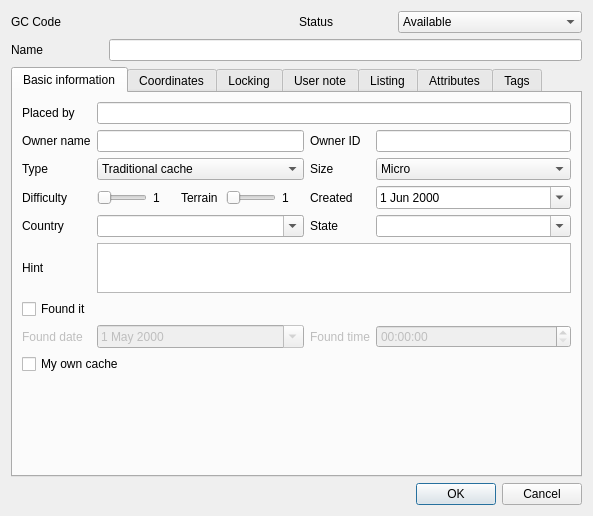
<?xml version="1.0" encoding="UTF-8"?>
<ui version="4.0">
 <class>CacheEditDialog</class>
 <widget class="QDialog" name="CacheEditDialog">
  <property name="windowModality">
   <enum>Qt::WindowModal</enum>
  </property>
  <property name="geometry">
   <rect>
    <x>0</x>
    <y>0</y>
    <width>593</width>
    <height>516</height>
   </rect>
  </property>
  <property name="windowTitle">
   <string>Dialog</string>
  </property>
  <property name="modal">
   <bool>true</bool>
  </property>
  <layout class="QVBoxLayout" name="verticalLayout">
   <item>
    <widget class="QWidget" name="widget" native="true">
     <layout class="QGridLayout" name="gridLayout_2" columnstretch="1,2,1,2">
      <property name="margin">
       <number>0</number>
      </property>
      <item row="0" column="0">
       <widget class="QLabel" name="label">
        <property name="text">
         <string>GC Code</string>
        </property>
       </widget>
      </item>
      <item row="0" column="1">
       <widget class="QLabel" name="labelGCID">
        <property name="text">
         <string/>
        </property>
       </widget>
      </item>
      <item row="0" column="2">
       <widget class="QLabel" name="label_2">
        <property name="text">
         <string>Status</string>
        </property>
       </widget>
      </item>
      <item row="0" column="3">
       <widget class="QComboBox" name="comboStatus">
        <item>
         <property name="text">
          <string>Available</string>
         </property>
        </item>
        <item>
         <property name="text">
          <string>Disabled</string>
         </property>
        </item>
        <item>
         <property name="text">
          <string>Archived</string>
         </property>
        </item>
       </widget>
      </item>
      <item row="1" column="0">
       <widget class="QLabel" name="label_15">
        <property name="text">
         <string>Name</string>
        </property>
       </widget>
      </item>
      <item row="1" column="1" colspan="3">
       <widget class="QLineEdit" name="cacheName"/>
      </item>
     </layout>
    </widget>
   </item>
   <item>
    <widget class="QTabWidget" name="tabWidget">
     <property name="currentIndex">
      <number>0</number>
     </property>
     <property name="elideMode">
      <enum>Qt::ElideNone</enum>
     </property>
     <widget class="QWidget" name="tab">
      <attribute name="title">
       <string>Basic information</string>
      </attribute>
      <layout class="QGridLayout" name="gridLayout" columnstretch="1,2,1,2,1,5">
       <item row="0" column="0">
        <widget class="QLabel" name="label_3">
         <property name="text">
          <string>Placed by</string>
         </property>
        </widget>
       </item>
       <item row="0" column="1" colspan="5">
        <widget class="QLineEdit" name="placedBy"/>
       </item>
       <item row="2" column="0">
        <widget class="QLabel" name="label_4">
         <property name="text">
          <string>Type</string>
         </property>
        </widget>
       </item>
       <item row="2" column="1" colspan="3">
        <widget class="QComboBox" name="type">
         <item>
          <property name="text">
           <string>Traditional cache</string>
          </property>
         </item>
         <item>
          <property name="text">
           <string>Multi-cache</string>
          </property>
         </item>
         <item>
          <property name="text">
           <string>Mystery Cache</string>
          </property>
         </item>
         <item>
          <property name="text">
           <string>Letterbox Hybrid</string>
          </property>
         </item>
         <item>
          <property name="text">
           <string>Earthcache</string>
          </property>
         </item>
         <item>
          <property name="text">
           <string>Wherigo Cache</string>
          </property>
         </item>
         <item>
          <property name="text">
           <string>Virtual Cache</string>
          </property>
         </item>
         <item>
          <property name="text">
           <string>Event Cache</string>
          </property>
         </item>
         <item>
          <property name="text">
           <string>Mega-Event Cache</string>
          </property>
         </item>
         <item>
          <property name="text">
           <string>Cache In Trash Out Event</string>
          </property>
         </item>
         <item>
          <property name="text">
           <string>Webcam Cache</string>
          </property>
         </item>
        </widget>
       </item>
       <item row="2" column="4">
        <widget class="QLabel" name="label_7">
         <property name="text">
          <string>Size</string>
         </property>
        </widget>
       </item>
       <item row="2" column="5">
        <widget class="QComboBox" name="size">
         <item>
          <property name="text">
           <string>Micro</string>
          </property>
         </item>
         <item>
          <property name="text">
           <string>Small</string>
          </property>
         </item>
         <item>
          <property name="text">
           <string>Regular</string>
          </property>
         </item>
         <item>
          <property name="text">
           <string>Large</string>
          </property>
         </item>
         <item>
          <property name="text">
           <string>Other</string>
          </property>
         </item>
         <item>
          <property name="text">
           <string>Not chosen</string>
          </property>
         </item>
         <item>
          <property name="text">
           <string>Virtual</string>
          </property>
         </item>
        </widget>
       </item>
       <item row="3" column="0">
        <widget class="QLabel" name="label_5">
         <property name="text">
          <string>Difficulty</string>
         </property>
        </widget>
       </item>
       <item row="3" column="1">
        <widget class="QWidget" name="widget_2" native="true">
         <layout class="QHBoxLayout" name="horizontalLayout">
          <property name="margin">
           <number>0</number>
          </property>
          <item>
           <widget class="QSlider" name="sliderDifficulty">
            <property name="minimum">
             <number>1</number>
            </property>
            <property name="maximum">
             <number>9</number>
            </property>
            <property name="pageStep">
             <number>2</number>
            </property>
            <property name="orientation">
             <enum>Qt::Horizontal</enum>
            </property>
           </widget>
          </item>
          <item>
           <widget class="QLabel" name="labelDifficulty">
            <property name="minimumSize">
             <size>
              <width>22</width>
              <height>0</height>
             </size>
            </property>
            <property name="text">
             <string>1</string>
            </property>
           </widget>
          </item>
         </layout>
        </widget>
       </item>
       <item row="3" column="2">
        <widget class="QLabel" name="label_6">
         <property name="text">
          <string>Terrain</string>
         </property>
        </widget>
       </item>
       <item row="3" column="3">
        <widget class="QWidget" name="widget_3" native="true">
         <layout class="QHBoxLayout" name="horizontalLayout_2">
          <property name="margin">
           <number>0</number>
          </property>
          <item>
           <widget class="QSlider" name="sliderTerrain">
            <property name="minimum">
             <number>1</number>
            </property>
            <property name="maximum">
             <number>9</number>
            </property>
            <property name="pageStep">
             <number>2</number>
            </property>
            <property name="orientation">
             <enum>Qt::Horizontal</enum>
            </property>
           </widget>
          </item>
          <item>
           <widget class="QLabel" name="labelTerrain">
            <property name="minimumSize">
             <size>
              <width>22</width>
              <height>0</height>
             </size>
            </property>
            <property name="text">
             <string>1</string>
            </property>
           </widget>
          </item>
         </layout>
        </widget>
       </item>
       <item row="3" column="4">
        <widget class="QLabel" name="label_8">
         <property name="text">
          <string>Created</string>
         </property>
        </widget>
       </item>
       <item row="3" column="5">
        <widget class="QDateEdit" name="dateCreated">
         <property name="minimumDate">
          <date>
           <year>2000</year>
           <month>6</month>
           <day>1</day>
          </date>
         </property>
         <property name="calendarPopup">
          <bool>true</bool>
         </property>
        </widget>
       </item>
       <item row="4" column="0">
        <widget class="QLabel" name="label_9">
         <property name="text">
          <string>Country</string>
         </property>
        </widget>
       </item>
       <item row="4" column="1" colspan="3">
        <widget class="QComboBox" name="comboCountry">
         <property name="editable">
          <bool>true</bool>
         </property>
        </widget>
       </item>
       <item row="4" column="4">
        <widget class="QLabel" name="label_10">
         <property name="text">
          <string>State</string>
         </property>
        </widget>
       </item>
       <item row="4" column="5">
        <widget class="QComboBox" name="comboState">
         <property name="editable">
          <bool>true</bool>
         </property>
        </widget>
       </item>
       <item row="5" column="0">
        <widget class="QLabel" name="label_11">
         <property name="text">
          <string>Hint</string>
         </property>
        </widget>
       </item>
       <item row="5" column="1" colspan="5">
        <widget class="QPlainTextEdit" name="hint">
         <property name="maximumSize">
          <size>
           <width>16777215</width>
           <height>50</height>
          </size>
         </property>
        </widget>
       </item>
       <item row="9" column="0">
        <spacer name="verticalSpacer">
         <property name="orientation">
          <enum>Qt::Vertical</enum>
         </property>
         <property name="sizeHint" stdset="0">
          <size>
           <width>20</width>
           <height>40</height>
          </size>
         </property>
        </spacer>
       </item>
       <item row="1" column="0">
        <widget class="QLabel" name="label_13">
         <property name="text">
          <string>Owner name</string>
         </property>
        </widget>
       </item>
       <item row="1" column="1" colspan="3">
        <widget class="QLineEdit" name="ownerName"/>
       </item>
       <item row="1" column="4">
        <widget class="QLabel" name="label_14">
         <property name="text">
          <string>Owner ID</string>
         </property>
        </widget>
       </item>
       <item row="1" column="5">
        <widget class="NumberLineEdit" name="ownerId">
         <property name="inputMask">
          <string/>
         </property>
        </widget>
       </item>
       <item row="7" column="0">
        <widget class="QLabel" name="labelFoundDate">
         <property name="enabled">
          <bool>false</bool>
         </property>
         <property name="text">
          <string>Found date</string>
         </property>
        </widget>
       </item>
       <item row="7" column="1" colspan="3">
        <widget class="QDateEdit" name="foundDate">
         <property name="enabled">
          <bool>false</bool>
         </property>
         <property name="minimumDate">
          <date>
           <year>2000</year>
           <month>5</month>
           <day>1</day>
          </date>
         </property>
         <property name="calendarPopup">
          <bool>true</bool>
         </property>
        </widget>
       </item>
       <item row="7" column="4">
        <widget class="QLabel" name="labelFoundTime">
         <property name="enabled">
          <bool>false</bool>
         </property>
         <property name="text">
          <string>Found time</string>
         </property>
        </widget>
       </item>
       <item row="7" column="5">
        <widget class="QTimeEdit" name="foundTime">
         <property name="enabled">
          <bool>false</bool>
         </property>
         <property name="timeSpec">
          <enum>Qt::LocalTime</enum>
         </property>
        </widget>
       </item>
       <item row="6" column="0" colspan="6">
        <widget class="QCheckBox" name="cbFound">
         <property name="text">
          <string>Found it</string>
         </property>
        </widget>
       </item>
       <item row="8" column="0" colspan="6">
        <widget class="QCheckBox" name="cbMyOwn">
         <property name="text">
          <string>My own cache</string>
         </property>
        </widget>
       </item>
      </layout>
     </widget>
     <widget class="QWidget" name="tab_2">
      <attribute name="title">
       <string>Coordinates</string>
      </attribute>
      <layout class="QVBoxLayout" name="verticalLayout_2">
       <item>
        <widget class="QGroupBox" name="groupBox">
         <property name="title">
          <string>Initial coordinates</string>
         </property>
         <layout class="QGridLayout" name="gridLayout_3">
          <property name="margin">
           <number>0</number>
          </property>
          <item row="0" column="0">
           <widget class="CoordinatesWidget" name="initialCoords" native="true"/>
          </item>
         </layout>
        </widget>
       </item>
       <item>
        <widget class="QGroupBox" name="correctedCoordsGroup">
         <property name="title">
          <string>Corrected coordinates</string>
         </property>
         <property name="checkable">
          <bool>true</bool>
         </property>
         <property name="checked">
          <bool>false</bool>
         </property>
         <layout class="QVBoxLayout" name="verticalLayout_3">
          <property name="margin">
           <number>0</number>
          </property>
          <item>
           <widget class="QWidget" name="widget_6" native="true">
            <layout class="QFormLayout" name="formLayout">
             <property name="fieldGrowthPolicy">
              <enum>QFormLayout::AllNonFixedFieldsGrow</enum>
             </property>
             <property name="margin">
              <number>0</number>
             </property>
             <item row="0" column="0">
              <widget class="QLabel" name="label_12">
               <property name="text">
                <string>Synchronize with waypoint</string>
               </property>
              </widget>
             </item>
             <item row="0" column="1">
              <widget class="QComboBox" name="comboWaypoints"/>
             </item>
            </layout>
           </widget>
          </item>
          <item>
           <widget class="CoordinatesWidget" name="correctedCoords" native="true"/>
          </item>
         </layout>
        </widget>
       </item>
       <item>
        <spacer name="verticalSpacer_2">
         <property name="orientation">
          <enum>Qt::Vertical</enum>
         </property>
         <property name="sizeHint" stdset="0">
          <size>
           <width>20</width>
           <height>40</height>
          </size>
         </property>
        </spacer>
       </item>
      </layout>
     </widget>
     <widget class="QWidget" name="tab_3">
      <attribute name="title">
       <string>Locking</string>
      </attribute>
      <layout class="QVBoxLayout" name="verticalLayout_4">
       <item>
        <widget class="QCheckBox" name="lockAll">
         <property name="toolTip">
          <string>Lock all cache information. This is the same as checking all checkboxes below.</string>
         </property>
         <property name="text">
          <string>Lock all</string>
         </property>
        </widget>
       </item>
       <item>
        <widget class="QCheckBox" name="lockStats">
         <property name="toolTip">
          <string>Lock only information related to statistics - difficulty, terrain, cache type and size.</string>
         </property>
         <property name="text">
          <string>Lock statistics related information</string>
         </property>
        </widget>
       </item>
       <item>
        <widget class="QCheckBox" name="lockBasic">
         <property name="toolTip">
          <string>Lock items such as cache name, country, state...</string>
         </property>
         <property name="text">
          <string>Lock basic information</string>
         </property>
        </widget>
       </item>
       <item>
        <widget class="QCheckBox" name="lockCoords">
         <property name="toolTip">
          <string>Lock initial coordinates</string>
         </property>
         <property name="text">
          <string>Lock initial coordinates</string>
         </property>
        </widget>
       </item>
       <item>
        <widget class="QCheckBox" name="lockListing">
         <property name="toolTip">
          <string>Lock listing</string>
         </property>
         <property name="text">
          <string>Lock listing</string>
         </property>
        </widget>
       </item>
       <item>
        <spacer name="verticalSpacer_3">
         <property name="orientation">
          <enum>Qt::Vertical</enum>
         </property>
         <property name="sizeHint" stdset="0">
          <size>
           <width>20</width>
           <height>40</height>
          </size>
         </property>
        </spacer>
       </item>
      </layout>
     </widget>
     <widget class="QWidget" name="tab_4">
      <attribute name="title">
       <string>User note</string>
      </attribute>
      <layout class="QGridLayout" name="gridLayout_4">
       <item row="0" column="0">
        <widget class="QPlainTextEdit" name="userNote"/>
       </item>
      </layout>
     </widget>
     <widget class="QWidget" name="tab_5">
      <attribute name="title">
       <string>Listing</string>
      </attribute>
      <layout class="QGridLayout" name="gridLayout_5" rowstretch="5,10">
       <item row="0" column="0">
        <widget class="QGroupBox" name="groupBox_3">
         <property name="title">
          <string>Short description</string>
         </property>
         <layout class="QGridLayout" name="gridLayout_6">
          <property name="margin">
           <number>0</number>
          </property>
          <item row="1" column="0">
           <widget class="QPlainTextEdit" name="shortDesc"/>
          </item>
          <item row="0" column="0">
           <widget class="QCheckBox" name="shortDescFlag">
            <property name="text">
             <string>Contains HTML</string>
            </property>
           </widget>
          </item>
         </layout>
        </widget>
       </item>
       <item row="1" column="0">
        <widget class="QGroupBox" name="groupBox_4">
         <property name="title">
          <string>Long description</string>
         </property>
         <layout class="QGridLayout" name="gridLayout_7">
          <property name="margin">
           <number>0</number>
          </property>
          <item row="1" column="0">
           <widget class="QPlainTextEdit" name="longDesc"/>
          </item>
          <item row="0" column="0">
           <widget class="QCheckBox" name="longDescFlag">
            <property name="text">
             <string>Contains HTML</string>
            </property>
           </widget>
          </item>
         </layout>
        </widget>
       </item>
      </layout>
     </widget>
     <widget class="QWidget" name="tab_6">
      <attribute name="title">
       <string>Attributes</string>
      </attribute>
      <layout class="QGridLayout" name="gridLayout_8">
       <property name="margin">
        <number>0</number>
       </property>
       <property name="spacing">
        <number>0</number>
       </property>
       <item row="0" column="0">
        <widget class="QScrollArea" name="scrollArea">
         <property name="frameShape">
          <enum>QFrame::NoFrame</enum>
         </property>
         <property name="lineWidth">
          <number>0</number>
         </property>
         <property name="horizontalScrollBarPolicy">
          <enum>Qt::ScrollBarAlwaysOff</enum>
         </property>
         <property name="widgetResizable">
          <bool>false</bool>
         </property>
         <property name="alignment">
          <set>Qt::AlignLeading|Qt::AlignLeft|Qt::AlignTop</set>
         </property>
         <widget class="QWidget" name="attributes">
          <property name="geometry">
           <rect>
            <x>0</x>
            <y>0</y>
            <width>571</width>
            <height>376</height>
           </rect>
          </property>
         </widget>
        </widget>
       </item>
      </layout>
     </widget>
     <widget class="QWidget" name="tab_7">
      <attribute name="title">
       <string>Tags</string>
      </attribute>
     </widget>
    </widget>
   </item>
   <item>
    <widget class="QDialogButtonBox" name="buttonBox">
     <property name="orientation">
      <enum>Qt::Horizontal</enum>
     </property>
     <property name="standardButtons">
      <set>QDialogButtonBox::Cancel|QDialogButtonBox::Ok</set>
     </property>
    </widget>
   </item>
  </layout>
 </widget>
 <customwidgets>
  <customwidget>
   <class>CoordinatesWidget</class>
   <extends>QWidget</extends>
   <header>widgets/CoordinatesWidget.h</header>
   <container>1</container>
  </customwidget>
  <customwidget>
   <class>NumberLineEdit</class>
   <extends>QLineEdit</extends>
   <header>widgets/NumberLineEdit.h</header>
  </customwidget>
 </customwidgets>
 <resources/>
 <connections>
  <connection>
   <sender>buttonBox</sender>
   <signal>accepted()</signal>
   <receiver>CacheEditDialog</receiver>
   <slot>accept()</slot>
   <hints>
    <hint type="sourcelabel">
     <x>248</x>
     <y>254</y>
    </hint>
    <hint type="destinationlabel">
     <x>157</x>
     <y>274</y>
    </hint>
   </hints>
  </connection>
  <connection>
   <sender>buttonBox</sender>
   <signal>rejected()</signal>
   <receiver>CacheEditDialog</receiver>
   <slot>reject()</slot>
   <hints>
    <hint type="sourcelabel">
     <x>316</x>
     <y>260</y>
    </hint>
    <hint type="destinationlabel">
     <x>286</x>
     <y>274</y>
    </hint>
   </hints>
  </connection>
 </connections>
</ui>
